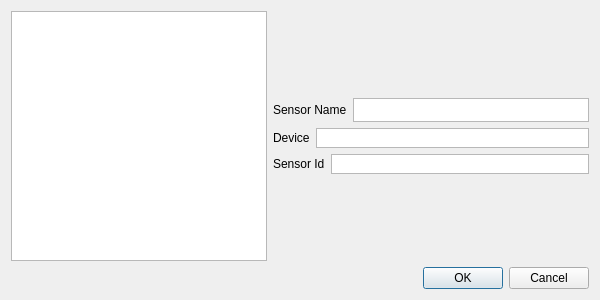
<?xml version="1.0" encoding="UTF-8"?>
<ui version="4.0">
 <class>config::AddSensorDialog</class>
 <widget class="QDialog" name="config::AddSensorDialog">
  <property name="geometry">
   <rect>
    <x>0</x>
    <y>0</y>
    <width>600</width>
    <height>300</height>
   </rect>
  </property>
  <property name="windowTitle">
   <string>Add Sensor</string>
  </property>
  <layout class="QVBoxLayout" name="verticalLayout">
   <item>
    <layout class="QVBoxLayout" name="verticalLayout_1">
     <property name="sizeConstraint">
      <enum>QLayout::SetMaximumSize</enum>
     </property>
     <item>
      <layout class="QHBoxLayout" name="horizontalLayout_4">
       <item>
        <widget class="SensorCatalogWidget" name="SensorCatTbl">
         <property name="sizePolicy">
          <sizepolicy hsizetype="MinimumExpanding" vsizetype="Expanding">
           <horstretch>0</horstretch>
           <verstretch>0</verstretch>
          </sizepolicy>
         </property>
        </widget>
       </item>
       <item>
        <layout class="QVBoxLayout" name="verticalLayout_2">
         <property name="sizeConstraint">
          <enum>QLayout::SetDefaultConstraint</enum>
         </property>
         <item>
          <spacer name="verticalSpacer_2">
           <property name="orientation">
            <enum>Qt::Vertical</enum>
           </property>
           <property name="sizeHint" stdset="0">
            <size>
             <width>20</width>
             <height>40</height>
            </size>
           </property>
          </spacer>
         </item>
         <item>
          <layout class="QHBoxLayout" name="horizontalLayout_1">
           <item>
            <widget class="QLabel" name="label_1">
             <property name="text">
              <string>Sensor Name</string>
             </property>
             <property name="buddy">
              <cstring>SensorText</cstring>
             </property>
            </widget>
           </item>
           <item>
            <widget class="QTextEdit" name="SensorText">
             <property name="sizePolicy">
              <sizepolicy hsizetype="Expanding" vsizetype="MinimumExpanding">
               <horstretch>0</horstretch>
               <verstretch>0</verstretch>
              </sizepolicy>
             </property>
             <property name="maximumSize">
              <size>
               <width>16777215</width>
               <height>24</height>
              </size>
             </property>
             <property name="verticalScrollBarPolicy">
              <enum>Qt::ScrollBarAlwaysOff</enum>
             </property>
             <property name="readOnly">
              <bool>true</bool>
             </property>
             <property name="textInteractionFlags">
              <set>Qt::NoTextInteraction</set>
             </property>
            </widget>
           </item>
          </layout>
         </item>
         <item>
          <layout class="QHBoxLayout" name="horizontalLayout_2">
           <item>
            <widget class="QLabel" name="label_2">
             <property name="text">
              <string>Device</string>
             </property>
             <property name="buddy">
              <cstring>DeviceText</cstring>
             </property>
            </widget>
           </item>
           <item>
            <widget class="QTextEdit" name="DeviceText">
             <property name="sizePolicy">
              <sizepolicy hsizetype="Expanding" vsizetype="MinimumExpanding">
               <horstretch>0</horstretch>
               <verstretch>0</verstretch>
              </sizepolicy>
             </property>
             <property name="maximumSize">
              <size>
               <width>16777215</width>
               <height>20</height>
              </size>
             </property>
             <property name="verticalScrollBarPolicy">
              <enum>Qt::ScrollBarAlwaysOff</enum>
             </property>
             <property name="tabChangesFocus">
              <bool>true</bool>
             </property>
             <property name="readOnly">
              <bool>false</bool>
             </property>
            </widget>
           </item>
          </layout>
         </item>
         <item>
          <layout class="QHBoxLayout" name="horizontalLayout_3">
           <item>
            <widget class="QLabel" name="label_3">
             <property name="text">
              <string>Sensor Id</string>
             </property>
             <property name="buddy">
              <cstring>IdText</cstring>
             </property>
            </widget>
           </item>
           <item>
            <widget class="QTextEdit" name="IdText">
             <property name="sizePolicy">
              <sizepolicy hsizetype="Expanding" vsizetype="MinimumExpanding">
               <horstretch>0</horstretch>
               <verstretch>0</verstretch>
              </sizepolicy>
             </property>
             <property name="maximumSize">
              <size>
               <width>16777215</width>
               <height>20</height>
              </size>
             </property>
             <property name="verticalScrollBarPolicy">
              <enum>Qt::ScrollBarAlwaysOff</enum>
             </property>
             <property name="tabChangesFocus">
              <bool>true</bool>
             </property>
             <property name="readOnly">
              <bool>false</bool>
             </property>
            </widget>
           </item>
          </layout>
         </item>
         <item>
          <spacer name="verticalSpacer">
           <property name="orientation">
            <enum>Qt::Vertical</enum>
           </property>
           <property name="sizeHint" stdset="0">
            <size>
             <width>20</width>
             <height>40</height>
            </size>
           </property>
          </spacer>
         </item>
        </layout>
       </item>
      </layout>
     </item>
     <item>
      <widget class="QDialogButtonBox" name="buttonBox">
       <property name="orientation">
        <enum>Qt::Horizontal</enum>
       </property>
       <property name="standardButtons">
        <set>QDialogButtonBox::Cancel|QDialogButtonBox::Ok</set>
       </property>
      </widget>
     </item>
    </layout>
   </item>
  </layout>
 </widget>
 <customwidgets>
  <customwidget>
   <class>SensorCatalogWidget</class>
   <extends>QTableWidget</extends>
   <header>SensorCatalogWidget.h</header>
  </customwidget>
 </customwidgets>
 <resources/>
 <connections>
  <connection>
   <sender>buttonBox</sender>
   <signal>accepted()</signal>
   <receiver>config::AddSensorDialog</receiver>
   <slot>accept()</slot>
   <hints>
    <hint type="sourcelabel">
     <x>258</x>
     <y>289</y>
    </hint>
    <hint type="destinationlabel">
     <x>157</x>
     <y>274</y>
    </hint>
   </hints>
  </connection>
  <connection>
   <sender>buttonBox</sender>
   <signal>rejected()</signal>
   <receiver>config::AddSensorDialog</receiver>
   <slot>reject()</slot>
   <hints>
    <hint type="sourcelabel">
     <x>316</x>
     <y>260</y>
    </hint>
    <hint type="destinationlabel">
     <x>286</x>
     <y>274</y>
    </hint>
   </hints>
  </connection>
  <connection>
   <sender>SensorCatTbl</sender>
   <signal>itemClicked(QTableWidgetItem*)</signal>
   <receiver>config::AddSensorDialog</receiver>
   <slot>setSensorText(QTableWidgetItem*)</slot>
   <hints>
    <hint type="sourcelabel">
     <x>99</x>
     <y>129</y>
    </hint>
    <hint type="destinationlabel">
     <x>286</x>
     <y>34</y>
    </hint>
   </hints>
  </connection>
 </connections>
</ui>
